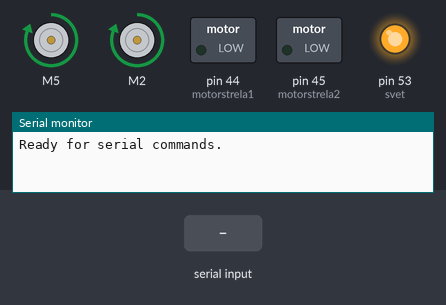
Simulated run of this sketch. Board: Arduino Mega 2560, built with avr-gcc and run on an emulated ATmega2560. On the bench: 2 × DC motor (green arrow = forward, orange = backward, longer = faster), switched loads named in the sketch (green lamp = pin HIGH), output pins drawn as LEDs (lit = HIGH), the last lines printed to the serial monitor. Inputs (shaded band) come from the test bench.

Above: at 1.2 s.
1.3 s: "F" received over Serial
At 2.1 s:
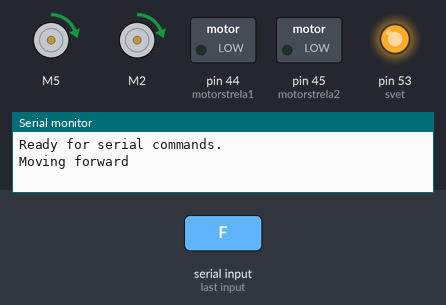
2.8 s: "S" received over Serial
At 3.3 s:
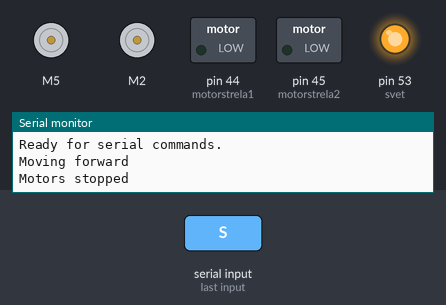
4.3 s: "B" received over Serial
At 5.6 s:
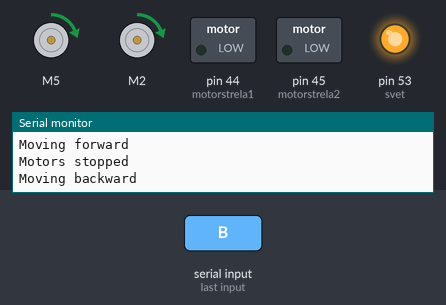
Timing chart, 0 to 7.3 s (numbered marks = the images above; inputs shaded):
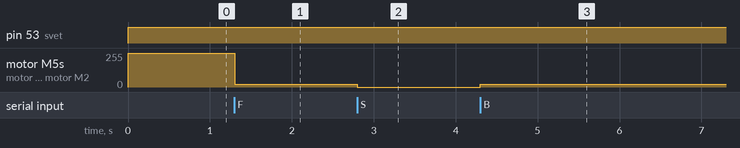

The sketch:

detection_ride.ino
```cpp
#include "GyverMotor.h"

// Pin definitions for the motors (adjust according to your setup)
GMotor motorL(DRIVER2WIRE, 5, 4, HIGH);  // Left motor: Pins 4 (EN, LPWM_L), 5 (PWM, RPWM_L)
GMotor motorR(DRIVER2WIRE, 2, 3, HIGH);  // Right motor: Pins 2 (EN, LPWM_R), 3 (PWM, RPWM_R)
int svet = 53;
int motorstrela1=44;
int motorstrela2=45;
int flag=1;
void setup() {
  // Start serial communication at 9600 baud rate
  Serial.begin(9600);

  // Initialize motors (ensure both are stopped initially)
  motorL.setMinDuty(100);
  motorR.setMinDuty(100);
  motorL.setMode(FORWARD);
  motorR.setMode(FORWARD);

  pinMode(motorstrela1, OUTPUT); pinMode(motorstrela2, OUTPUT);
  pinMode(svet, OUTPUT);

  Serial.println("Ready for serial commands.");
}

  void loop() {
  digitalWrite(svet, 1);
  //if (flag==1){
    //analogWrite(motorstrela1, 100);
    //analogWrite(motorstrela2, 0);
    //delay(700);
    //analogWrite(motorstrela1, 0);
    //analogWrite(motorstrela2, 0);
    //flag=0;
  //}
  // Check if data is available on the serial port
  if (Serial.available() > 0) {
    // Read the incoming serial command
    char command = Serial.read();

    // Control motors based on the received command
    switch (command) {
      case 'F':  // Forward
        moveForward();
        break;
      case 'B':  // Backward
        moveBackward();
        break;
      case 'L':  // Left
        turnLeft();
        break;
      case 'R':  // Right
        turnRight();
        break;
      case 'S':  // Stop
        stopMotors();
        break;
      default:
        Serial.println("Invalid command");
        break;
    }
  }
}

// Function to move forward
void moveForward() {
  motorL.setSpeed(20);  // Full speed forward
  motorR.setSpeed(20);  // Full speed forward
  Serial.println("Moving forward");
}

// Function to move backward
void moveBackward() {
  motorL.setSpeed(-20);  // Full speed backward
  motorR.setSpeed(-20);  // Full speed backward
  Serial.println("Moving backward");
}

// Function to turn left
void turnLeft() {
  motorL.setSpeed(-20);  // Left motor backward
  motorR.setSpeed(20);   // Right motor forward
  Serial.println("Turning left");
}

// Function to turn right
void turnRight() {
  motorL.setSpeed(20);   // Left motor forward
  motorR.setSpeed(-20);  // Right motor backward
  Serial.println("Turning right");
}

// Function to stop the motors
void stopMotors() {
  motorL.setSpeed(0);  // Stop left motor
  motorR.setSpeed(0);  // Stop right motor
  Serial.println("Motors stopped");
}
```

Measured:
- after the input at 1.3 s, motor M5, motor M2: forward 255/255 → forward 20/255 at once
- after the input at 2.8 s, motor M5, motor M2: forward 20/255 → stopped at once
- after the input at 4.3 s, motor M5, motor M2: stopped → forward 20/255 at once
